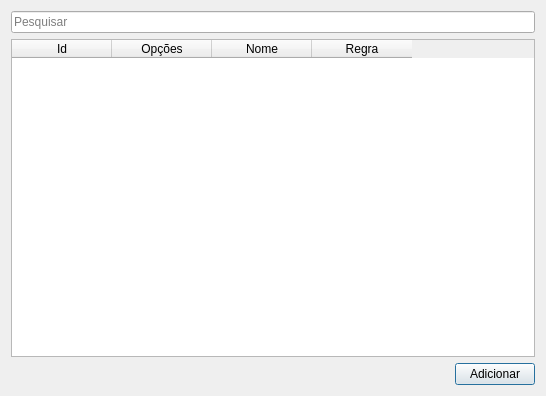
<?xml version="1.0" encoding="UTF-8"?>
<ui version="4.0">
 <class>Dialog</class>
 <widget class="QDialog" name="Dialog">
  <property name="geometry">
   <rect>
    <x>0</x>
    <y>0</y>
    <width>546</width>
    <height>396</height>
   </rect>
  </property>
  <property name="windowTitle">
   <string>Gerenciador de Regras</string>
  </property>
  <layout class="QGridLayout" name="gridLayout">
   <item row="0" column="0">
    <widget class="QLineEdit" name="searchLe">
     <property name="placeholderText">
      <string>Pesquisar</string>
     </property>
    </widget>
   </item>
   <item row="1" column="0">
    <widget class="QTableWidget" name="tableWidget">
     <column>
      <property name="text">
       <string>Id</string>
      </property>
     </column>
     <column>
      <property name="text">
       <string>Opções</string>
      </property>
     </column>
     <column>
      <property name="text">
       <string>Nome</string>
      </property>
     </column>
     <column>
      <property name="text">
       <string>Regra</string>
      </property>
     </column>
    </widget>
   </item>
   <item row="2" column="0">
    <layout class="QHBoxLayout" name="horizontalLayout">
     <item>
      <spacer name="horizontalSpacer">
       <property name="orientation">
        <enum>Qt::Horizontal</enum>
       </property>
       <property name="sizeHint" stdset="0">
        <size>
         <width>40</width>
         <height>20</height>
        </size>
       </property>
      </spacer>
     </item>
     <item>
      <widget class="QPushButton" name="addBtn">
       <property name="text">
        <string>Adicionar</string>
       </property>
      </widget>
     </item>
    </layout>
   </item>
  </layout>
 </widget>
 <resources/>
 <connections/>
</ui>
